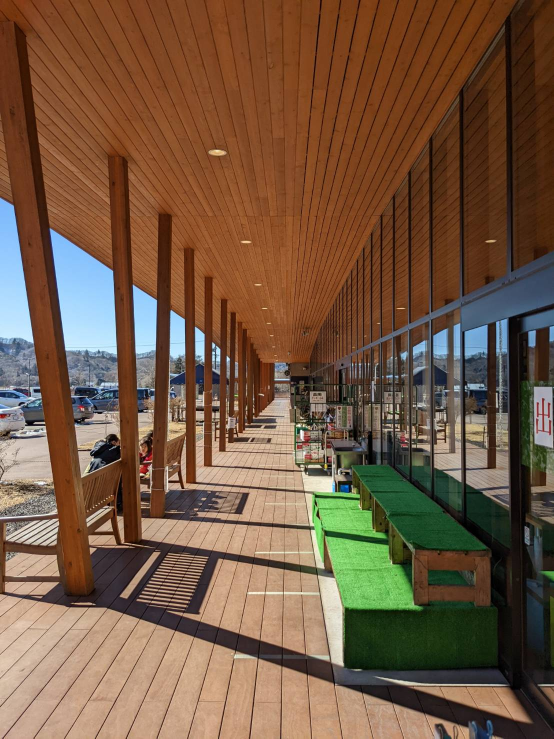
#> input picture imgs_input/karuizawa.jpg, 1108 x 1477 px (shown at 1/2 size); the run also reads 1 picture not shown here
$ python playground_png_synthesis.py
#> lines starting #> are read from the running program, lines starting #| are printed output that depends on the picture
import cv2
from datetime import datetime

from cv2 import imshow

BG_PATH = "./imgs_input/karuizawa.jpg"   # 背景画像
ALPHA_PATH = "./imgs_figures/walking_1.png"  # 合成アルファ画像
ALPHA_SCALE = 1.0

# メイン関数


def main():
    add_img = load_alphaImage(ALPHA_PATH, ALPHA_SCALE)
    bg_img = cv2.imread(BG_PATH)
#> bg_img is the input picture: shape (1477, 1108, 3); mean B, G, R 66.4, 88.8, 116.3

    bg_img = merge_images(bg_img, add_img, 0, 0)  # 座標を指定してアルファ画像を合成
    save_image(bg_img)  # 画像を保存

# アルファ画像を読み込む関数


def load_alphaImage(path, scale):
    add_img = cv2.imread(path, -1)  # アルファチャンネルで読み込み
    add_img = img_resize(add_img, scale)  # リサイズ
    return add_img

# 画像をリサイズする関数


def img_resize(img, scale):
    h, w = img.shape[:2]
    img = cv2.resize(img, (int(w * scale), int(h * scale)))
    return img

# 画像を保存


def save_image(img):
    date = datetime.now().strftime("%Y%m%d_%H%M%S")
    path = "./result/" + date + ".png"
    cv2.imwrite(path, img)  # ファイル保存
    cv2.imshow('result', img)
    cv2.waitKey(0)

# 画像を合成する関数(s_xは画像を貼り付けるx座標、s_yは画像を貼り付けるy座標)


def merge_images(bg, fg_alpha, s_x, s_y):
#> called with s_x = 0, s_y = 0
    print(fg_alpha[0])
#> (printed output is left out)
    alpha = fg_alpha[:, :, 3]  # アルファチャンネルだけ抜き出す(要は2値のマスク画像)
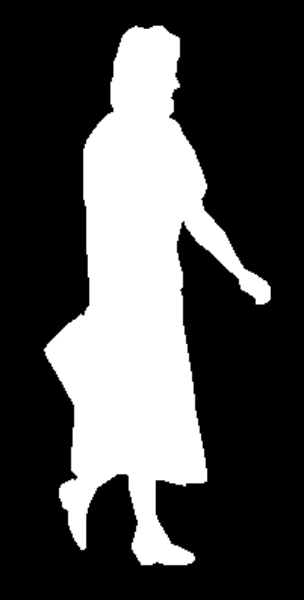
#> alpha: shape (600, 304); min 0, max 255, mean 75.2

    alpha = cv2.cvtColor(alpha, cv2.COLOR_GRAY2BGR)  # grayをBGRに
#> alpha: shape (600, 304, 3)
    alpha = alpha / 255.0    # 0.0〜1.0の値に変換
    fg = fg_alpha[:, :, :3]
#> fg: shape (600, 304, 3); every value is 0

    f_h, f_w, _ = fg.shape  # アルファ画像の高さと幅を取得
#> f_h = 600; f_w = 304
    b_h, b_w, _ = bg.shape  # 背景画像の高さを幅を取得
#> b_h = 1477; b_w = 1108

    # 画像の大きさと開始座標を表示
    print("f_w:{} f_h:{} b_w:{} b_h:{} s({}, {})".format(f_w, f_h, b_w, b_h, s_x, s_y))
#| f_w:304 f_h:600 b_w:1108 b_h:1477 s(0, 0)

    bg[s_y:f_h + s_y, s_x:f_w + s_x] = (bg[s_y:f_h + s_y, s_x:f_w + s_x] * (1.0 - alpha)).astype('uint8')  # アルファ以外の部分を黒で合成
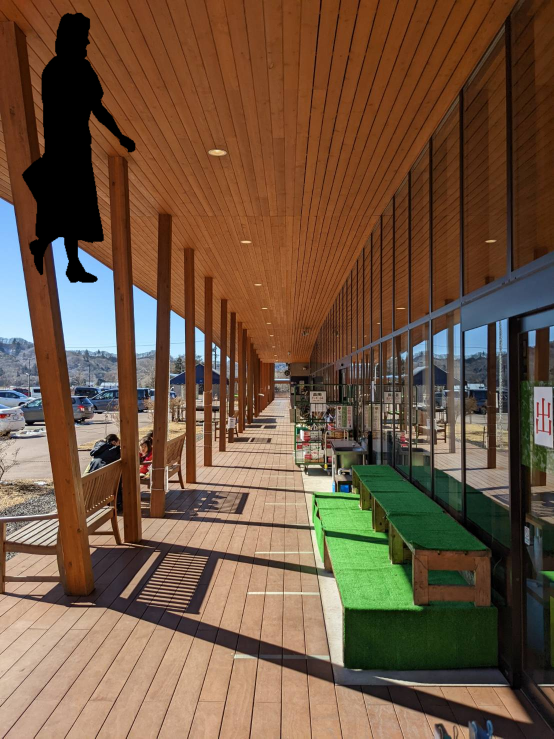
#> bg: shape (1477, 1108, 3) (shown at 1/2 size); mean B, G, R 64.5, 86, 112
    bg[s_y:f_h + s_y, s_x:f_w + s_x] = (bg[s_y:f_h + s_y, s_x:f_w + s_x] + (fg * alpha)).astype('uint8')  # 合成

    return bg


if __name__ == '__main__':
    main()
